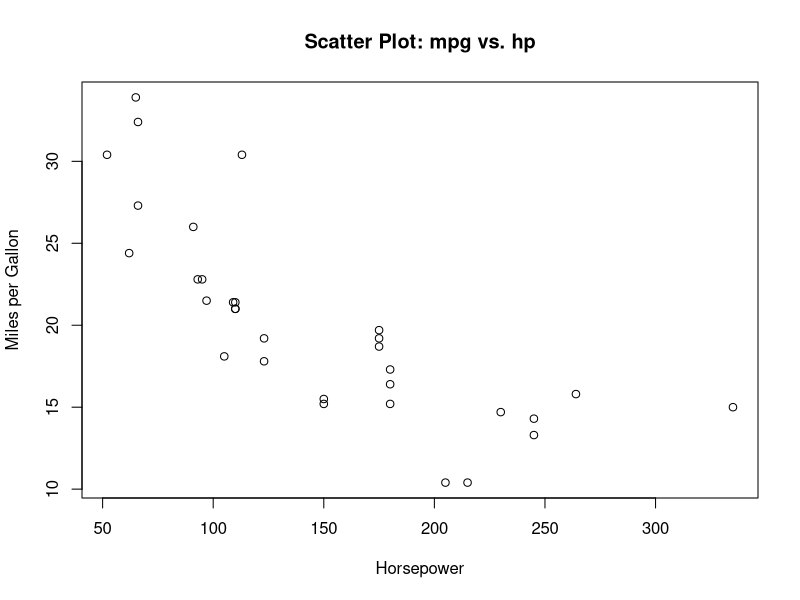
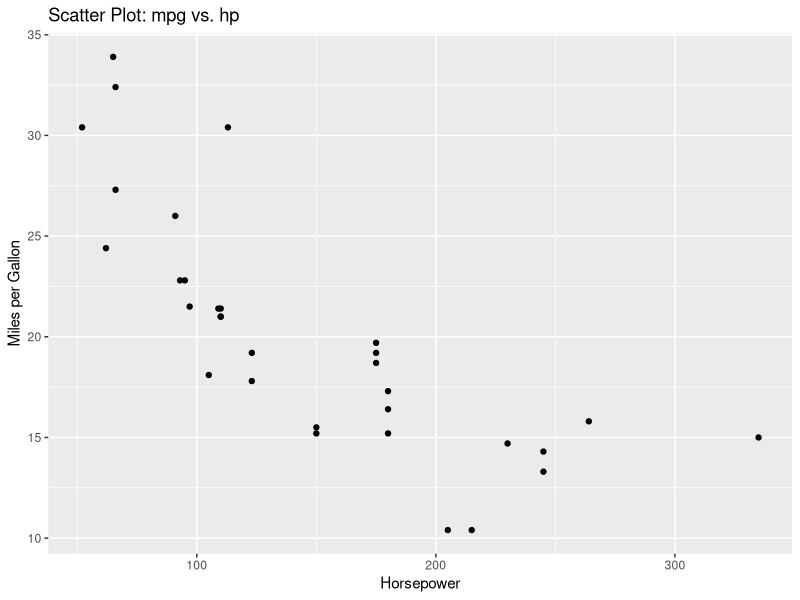

R code for these plots, in order:
# plotting, requires `cairo`

# Load the mtcars dataset (if not already loaded)
data(mtcars)

# Create a scatter plot of mpg vs. hp
plot(mpg ~ hp, data = mtcars, main = "Scatter Plot: mpg vs. hp", xlab = "Horsepower", ylab = "Miles per Gallon")


# Load the tidyverse package (if not already loaded)
library(tidyverse)
# library(ggplot2)

# Create the scatter plot using ggplot2
ggplot(mtcars, aes(x = hp, y = mpg)) +
  geom_point() +
  labs(title = "Scatter Plot: mpg vs. hp",
       x = "Horsepower",
       y = "Miles per Gallon")
